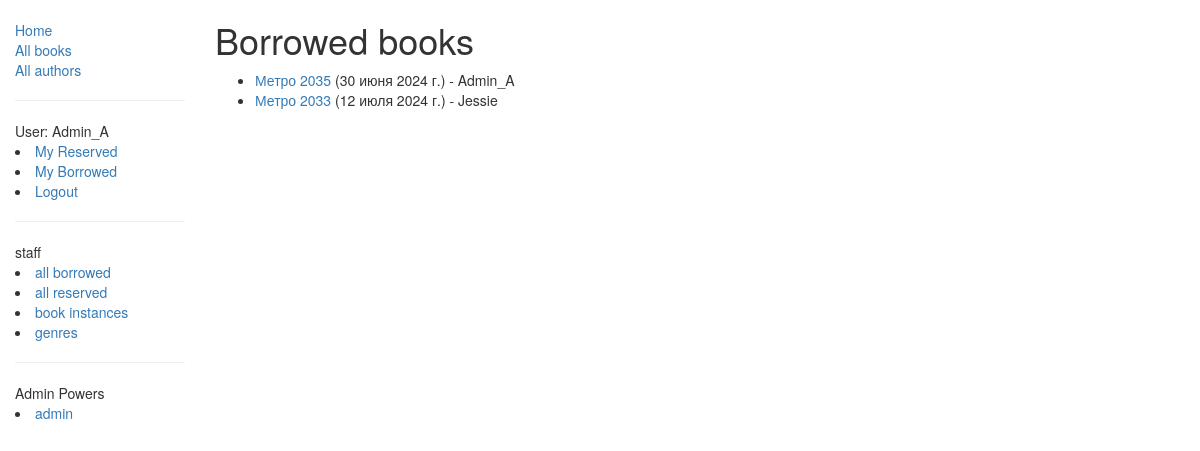
Page /catalog/libM/ (signed in) on the committed database.
### catalog/models.py (models this page shows, shortened)
class BookInstance(PermissionRequiredMixin, models.Model):
    id = models.UUIDField(primary_key=True, default=uuid.uuid4, help_text="Unique ID for this particular book across whole library")
    book = models.ForeignKey('Book', on_delete=models.SET_NULL, null=True)
    imprint = models.CharField(max_length=200)
    due_back = models.DateField(null=True, blank=True)
    LOAN_STATUS = (
        ('m', 'Maintenance'),
        ('o', 'On loan'),
        ('a', 'Available'),
        ('r', 'Reserved'),
    )
    status = models.CharField(max_length=1, choices=LOAN_STATUS, blank=True, default='m', help_text='Book availability')
    borrower = models.ForeignKey(User, on_delete=models.SET_NULL, null=True, blank=True)
    @property
    def is_overdue(self):
        if self.due_back and date.today() > self.due_back:
            return True
        return False
    class Meta:
        ordering = ["due_back"]
        permissions = (("can_mark_returned", "Set book as returned"),)

class Book(models.Model):
    title = models.CharField(max_length=200)
    author = models.ForeignKey('Author', on_delete=models.SET_NULL, null=True)
    summary = models.TextField(max_length=1000, help_text="Enter a brief description of the book")
    isbn = models.CharField('ISBN',max_length=13, help_text='13 Character <a href="https://www.isbn-international.org/content/what-isbn">ISBN number</a>')
    language = models.CharField(max_length=100, help_text='the language in which the book is written')
    genre = models.ManyToManyField(Genre, help_text="Select a genre for this book")
    def display_genre(self):
        return ', '.join([ genre.name for genre in self.genre.all()[:3] ])
    display_genre.short_description = 'Genre'

### catalog/views.py (the view)
@permission_required('catalog.can_mark_returned')
def libM(request):
    bookinst = BookInstance.objects.filter(status__exact='o').order_by('due_back')
    return render(request, 'libM.html', context={'bookinstance_list':bookinst})

### catalog/templates/libM.html
{% extends "base.html" %}
{% block content %}
    <h1>Borrowed books</h1>
    {% if bookinstance_list %}
    <ul>
      {% for bookinst in bookinstance_list %}
      <li class="{% if bookinst.is_overdue %}text-danger{% endif %}">
        <a href="{% url 'book-detail' bookinst.book.pk %}">{{bookinst.book.title}}</a> ({{ bookinst.due_back }}) - {{bookinst.borrower}}
      </li>
      {% endfor %}
    </ul>
    {% else %}
      <p>There are no books borrowed.</p>
    {% endif %}
{% endblock %}

### catalog/templates/base.html (shortened to what this page needs)
<!doctype html>
<html lang="en">
<head>
    <link rel="stylesheet"
    href="https://maxcdn.bootstrapcdn.com/bootstrap/3.3.7/css/bootstrap.min.css" />
    {% load static %}
    <link rel="stylesheet" href="{% static 'css/main.css' %}" />
</head>
<body>
    <div class="container-fluid">
        <div class="row">
          <div class="col-sm-2">
            {% block sidebar %}
              <ul class="sidebar-nav">
                <li><a href="{% url 'index' %}">Home</a></li>
                <li><a href="{% url 'books' %}">All books</a></li>
                <li><a href="{% url 'authors' %}">All authors</a></li>
              </ul>
              <hr>
              {% if user.is_authenticated %}
                <li style="list-style:none;">User: {{ user.get_username }}</li>
                <li><a href="{% url 'my-reserved' %}">My Reserved</a></li>
                <li><a href="{% url 'my-borrowed' %}">My Borrowed</a></li>
                <li><a href="{% url 'logout'%}?next={{request.path}}">Logout</a></li>
              {% else %}
                <li><a href="{% url 'login'%}?next={{request.path}}">Login</a></li>
              {% endif %}
              {% if perms.catalog.can_mark_returned %}
              <hr>
                  <li style="list-style:none;">staff</li>
                  <li><a href="{% url 'libM' %}">all borrowed</a></li>
              {% endif %}
              {% if perms.catalog.change_bookinstance %}
                  <li><a href="{% url 'libR' %}">all reserved</a></li>
              {% endif %}
              {% if perms.catalog.view_bookinstance %}
                  <li><a href="{% url 'bookinstances' %}">book instances</a></li>
              {% endif %}
              {% if perms.catalog.view_genre %}
                  <li><a href="{% url 'genres' %}">genres</a></li>
              {% endif %}
              {% if user.is_superuser %}
              <hr>
                <li style="list-style:none;">Admin Powers</li>
                <li><a href="">admin</a></li>
              {% endif %}
            {% endblock %}
          </div>
          <div class="col-sm-10 ">{% block content %}{% endblock %}</div>
        </div>
      </div>
</body>
</html>

### catalog/static/css/main.css (style rules this page uses)
.sidebar-nav { margin-top: 20px; padding: 0; list-style: none; }

### rows in the picture
BookInstance: book "Метро 2035", due_back "30 июня 2024 г.", borrower "Admin_A"
BookInstance: book "Метро 2033", due_back "12 июля 2024 г.", borrower "Jessie"

### other values in the picture
{{ user.get_username }} "Admin_A"
